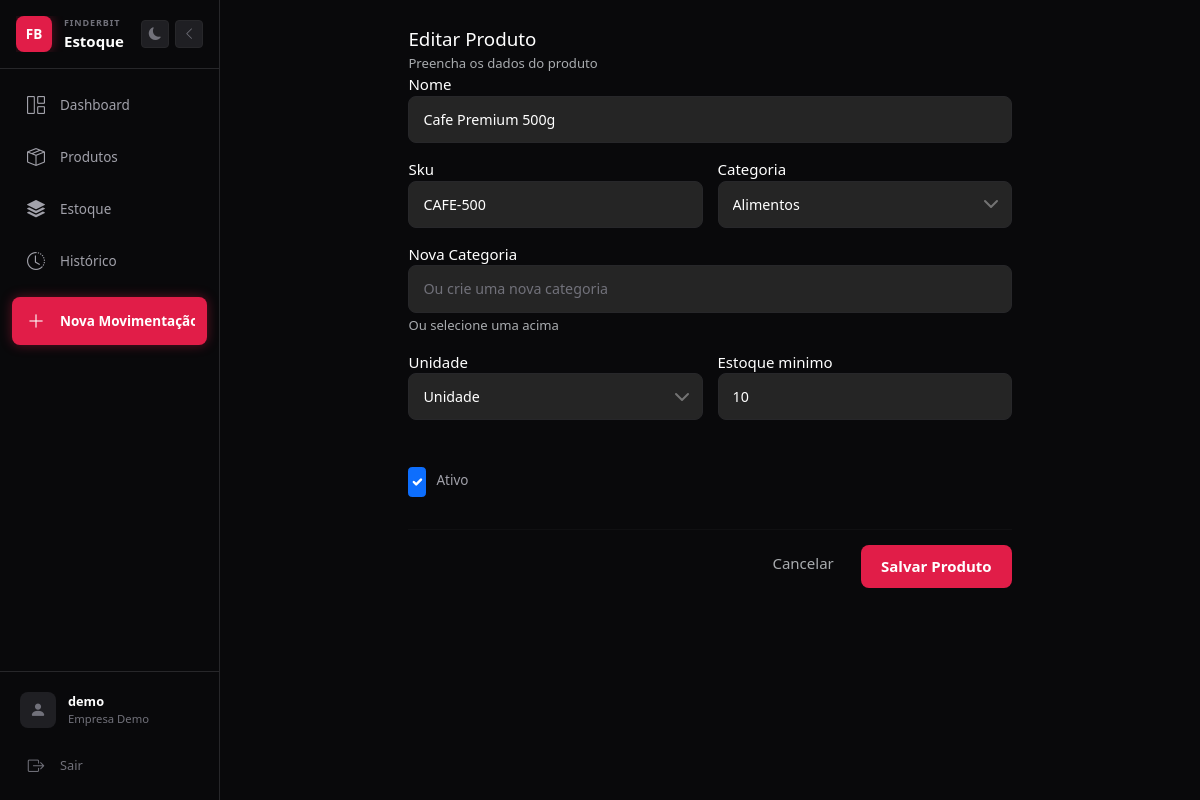
Screenshot of /inventory/products/1/edit/ (signed in) with the database file from the repository.
### accounts/models.py (models this page shows, shortened)
class Company(models.Model):
    name = models.CharField("nome", max_length=150)
    slug = models.SlugField(unique=True)
    created_at = models.DateTimeField(auto_now_add=True)
    class Meta:
        verbose_name = "empresa"
        verbose_name_plural = "empresas"
        ordering = ["name"]

### inventory/models.py (models this page shows, shortened)
class Product(models.Model):
    UNIT_UN = "un"
    UNIT_KG = "kg"
    UNIT_LT = "lt"
    UNIT_M = "m"
    UNIT_CHOICES = [
        (UNIT_UN, "Unidade"),
        (UNIT_KG, "Quilo"),
        (UNIT_LT, "Litro"),
        (UNIT_M, "Metro"),
    ]
    company = models.ForeignKey(Company, on_delete=models.PROTECT, related_name="products")
    name = models.CharField("nome", max_length=150)
    sku = models.CharField(max_length=60)
    category = models.ForeignKey(
        Category,
        on_delete=models.PROTECT,
        related_name="products",
        verbose_name="categoria",
    )
    unit = models.CharField("unidade", max_length=2, choices=UNIT_CHOICES, default=UNIT_UN)
    minimum_stock = models.PositiveIntegerField("estoque minimo", default=0)
    active = models.BooleanField("ativo", default=True)
    created_at = models.DateTimeField(auto_now_add=True)
    updated_at = models.DateTimeField(auto_now=True)
    objects = ProductQuerySet.as_manager()
    class Meta:
        verbose_name = "produto"
        verbose_name_plural = "produtos"
        ordering = ["name"]
        constraints = [
            models.UniqueConstraint(fields=["company", "sku"], name="unique_company_sku"),
        ]

### inventory/views.py (the view, shortened to what this page needs)
# urls.py: path("products/<int:pk>/edit/", ProductUpdateView.as_view(), name="product-update"),
class ProductUpdateView(ProductQueryMixin, UpdateView):
    model = Product
    form_class = ProductForm
    template_name = "inventory/product_form.html"
    def get_form_kwargs(self):
        kwargs = super().get_form_kwargs()
        kwargs["company"] = self.request.company
        return kwargs

### accounts/context_processors.py (called while the page is built)
def company_context(request):
    company = getattr(request, "company", None)
    return {"current_company": company}

### inventory/models.py (called while the page is built)
def signed_quantity_expression():
    return Case(
        When(movement_type=StockMovement.TYPE_IN, then=F("quantity")),
        default=F("quantity") * Value(-1),
        output_field=IntegerField(),
    )

    def for_company(self, company):
        if company is None:
            return self.none()
        return self.filter(company=company)

    def with_stock(self):
        movement_totals = (
            StockMovement.objects.filter(product=OuterRef("pk"))
            .values("product")
            .annotate(total=Coalesce(Sum(signed_quantity_expression()), Value(0)))
            .values("total")[:1]
        )
        return self.annotate(
            current_stock=Coalesce(
                Subquery(movement_totals, output_field=IntegerField()),
                Value(0),
            )
        )

    def __str__(self) -> str:
        return self.name

### inventory/views.py (called while the page is built)
    def dispatch(self, request, *args, **kwargs):
        if request.company is None:
            raise Http404("Usuario sem empresa vinculada.")
        return super().dispatch(request, *args, **kwargs)

    def get_queryset(self):
        return (
            Product.objects.for_company(self.request.company)
            .select_related("category")
            .with_stock()
        )

### templates/inventory/product_form.html (shortened to what this page needs)
{% extends "base.html" %}
{% block content %}
<div class="row justify-content-center">
    <div class="col-lg-8">
        <div class="card-dark">
            <div class="card-header">
                <h5 class="mb-0">{% if object %}Editar{% else %}Cadastrar{% endif %} Produto</h5>
                <small class="text-muted">Preencha os dados do produto</small>
            </div>
            <div class="card-body">
                <form method="post" class="row g-3">
                    <div class="col-12">
                        <label for="{{ form.name.id_for_label }}" class="form-label-dark">{{ form.name.label }}</label>
                        {{ form.name }}
                    </div>
                    <div class="col-md-6">
                        <label for="{{ form.sku.id_for_label }}" class="form-label-dark">{{ form.sku.label }}</label>
                        {{ form.sku }}
                    </div>
                    <div class="col-md-6">
                        <label for="{{ form.category.id_for_label }}" class="form-label-dark">{{ form.category.label }}</label>
                        {{ form.category }}
                    </div>
                    <div class="col-12">
                        <label for="{{ form.new_category.id_for_label }}" class="form-label-dark">{{ form.new_category.label }}</label>
                        {{ form.new_category }}
                        <small class="text-muted">Ou selecione uma acima</small>
                    </div>
                    <div class="col-md-6">
                        <label for="{{ form.unit.id_for_label }}" class="form-label-dark">{{ form.unit.label }}</label>
                        {{ form.unit }}
                    </div>
                    <div class="col-md-6">
                        <label for="{{ form.minimum_stock.id_for_label }}" class="form-label-dark">{{ form.minimum_stock.label }}</label>
                        {{ form.minimum_stock }}
                    </div>
                    <div class="col-12">
                        <div class="form-check form-check-custom">
                            {{ form.active }}
                            <label class="form-check-label" for="{{ form.active.id_for_label }}">
                                {{ form.active.label }}
                            </label>
                        </div>
                    </div>
                    <div class="col-12">
                        <hr style="border-color: var(--border-color);">
                        <div class="d-flex justify-content-end gap-3">
                            <a href="{% url 'inventory:product-list' %}" class="btn btn-link text-muted text-decoration-none">
                                Cancelar
                            </a>
                            <button type="submit" class="btn btn-brand">
                                Salvar Produto
                            </button>
                        </div>
                    </div>
                </form>
            </div>
        </div>
    </div>
</div>
{% endblock %}

### templates/base.html (shortened to what this page needs)
<!DOCTYPE html>
<html lang="pt-BR">
<head>
    {% load static %}
    <link href="https://cdn.jsdelivr.net/npm/bootstrap@5.3.3/dist/css/bootstrap.min.css" rel="stylesheet">
    <link rel="stylesheet" href="https://cdn.jsdelivr.net/npm/bootstrap-icons@1.11.3/font/bootstrap-icons.min.css">
    <link rel="stylesheet" href="{% static 'css/style.css' %}">
</head>
<body>
    {% if user.is_authenticated %}
        <aside class="sidebar" id="sidebar">
            <div class="sidebar-header">
                <a href="{% url 'dashboard:home' %}" class="sidebar-brand">
                    <span class="sidebar-logo">FB</span>
                    <div class="sidebar-brand-text">
                        <small>FINDERBIT</small>
                        <span>Estoque</span>
                    </div>
                </a>
                <div class="sidebar-header-actions">
                    <button class="sidebar-theme-toggle" id="themeToggle" aria-label="Alternar tema">
                        <i class="bi bi-moon-fill"></i>
                    </button>
                    <button class="sidebar-toggle" id="sidebarToggle" aria-label="Toggle sidebar">
                        <i class="bi bi-chevron-left"></i>
                    </button>
                </div>
            </div>
            <nav class="sidebar-nav">
                <a href="{% url 'dashboard:home' %}" class="sidebar-link {% if request.resolver_match.namespace == 'dashboard' %}active{% endif %}">
                    <i class="bi bi-grid-1x2"></i>
                    <span>Dashboard</span>
                </a>
                <a href="{% url 'inventory:product-list' %}" class="sidebar-link {% if request.resolver_match.url_name == 'product-list' %}active{% endif %}">
                    <i class="bi bi-box-seam"></i>
                    <span>Produtos</span>
                </a>
                <a href="{% url 'inventory:stock-list' %}" class="sidebar-link {% if request.resolver_match.url_name == 'stock-list' %}active{% endif %}">
                    <i class="bi bi-stack"></i>
                    <span>Estoque</span>
                </a>
                <a href="{% url 'inventory:movement-list' %}" class="sidebar-link {% if request.resolver_match.url_name == 'movement-list' %}active{% endif %}">
                    <i class="bi bi-clock-history"></i>
                    <span>Histórico</span>
                </a>
                <a href="#" class="sidebar-link sidebar-cta" data-bs-toggle="modal" data-bs-target="#modalMovement">
                    <i class="bi bi-plus-lg"></i>
                    <span>Nova Movimentação</span>
                </a>
            </nav>
            <div class="sidebar-footer">
                <div class="sidebar-user">
                    <div class="sidebar-user__avatar">
                        <i class="bi bi-person-fill"></i>
                    </div>
                    <div class="sidebar-user__info">
                        <div class="sidebar-user__name">{{ user.get_full_name|default:user.username }}</div>
                        <div class="sidebar-user__company">{{ current_company.name|default:"Sem empresa" }}</div>
                    </div>
                </div>
                <form method="post" action="{% url 'logout' %}" class="sidebar-logout">
                    <button type="submit" class="sidebar-link">
                        <i class="bi bi-box-arrow-right"></i>
                        <span>Sair</span>
                    </button>
                </form>
            </div>
        </aside>
        <main class="main-wrapper">
            <div class="main-content">
                {% block content %}{% endblock %}
            </div>
        </main>
    {% else %}
        {% block auth_content %}{% endblock %}
    {% endif %}
</body>
</html>

### templates/base.html (style rules this page uses)
html { background-color: #09090b; }

### rows the page displays
Company: name "Empresa Demo"
Product: name "Cafe Premium 500g", sku "CAFE-500", category "Alimentos", unit "Unidade", minimum_stock "10", active "☑"

### other values shown
{{ user.get_full_name|default:user.username }} "demo"
